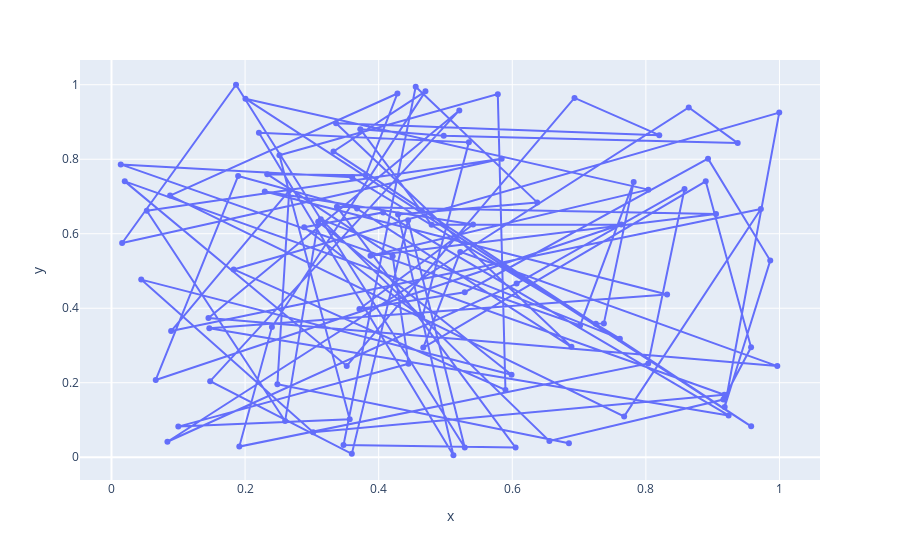

Notebook code for this chart:
### Markdown cell above
### Q2. Write a program to draw line and scatter plots for random 100 x and y coordinates

### Code cell
def line_with_scatterplot(df):
    """ 
    Description :
        This function is used to draw line and scatter plots for random 100 x and y coordinates
    Parameters :
        df = DataSet
    Return :
        It returns scatter graph of line and scatter plots for random 100 x and y coordinates
    """
    line_fig = px.line(df, x='x', y='y', markers=True)
    line_fig.show()
    
    
def main():
    x = np.random.rand(100)
    y = np.random.rand(100)
    dic = pd.DataFrame({'x':x,'y':y})
    line_with_scatterplot(dic)
    
    
if __name__ == "__main__":
    main()
